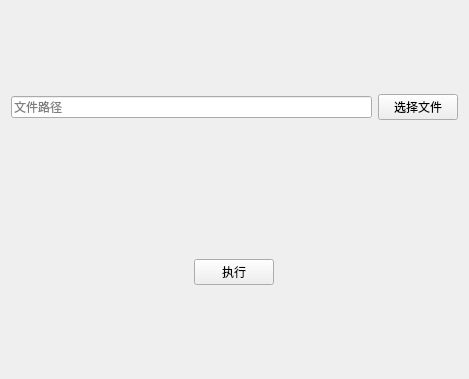
<?xml version="1.0" encoding="UTF-8"?>
<ui version="4.0">
 <class>MainWindow</class>
 <widget class="QWidget" name="MainWindow">
  <property name="geometry">
   <rect>
    <x>0</x>
    <y>0</y>
    <width>469</width>
    <height>379</height>
   </rect>
  </property>
  <property name="windowTitle">
   <string>自动下载签到图片</string>
  </property>
  <layout class="QVBoxLayout" name="verticalLayout">
   <item>
    <layout class="QHBoxLayout" name="horizontalLayout">
     <item>
      <widget class="QLineEdit" name="FileName">
       <property name="text">
        <string/>
       </property>
       <property name="placeholderText">
        <string>文件路径</string>
       </property>
      </widget>
     </item>
     <item>
      <widget class="QPushButton" name="select">
       <property name="text">
        <string>选择文件</string>
       </property>
      </widget>
     </item>
    </layout>
   </item>
   <item>
    <spacer name="verticalSpacer">
     <property name="orientation">
      <enum>Qt::Vertical</enum>
     </property>
     <property name="sizeType">
      <enum>QSizePolicy::Fixed</enum>
     </property>
     <property name="sizeHint" stdset="0">
      <size>
       <width>20</width>
       <height>50</height>
      </size>
     </property>
    </spacer>
   </item>
   <item>
    <layout class="QHBoxLayout" name="horizontalLayout_2" stretch="9">
     <item>
      <widget class="QPushButton" name="start">
       <property name="sizePolicy">
        <sizepolicy hsizetype="Fixed" vsizetype="Fixed">
         <horstretch>0</horstretch>
         <verstretch>0</verstretch>
        </sizepolicy>
       </property>
       <property name="text">
        <string>执行</string>
       </property>
      </widget>
     </item>
    </layout>
   </item>
  </layout>
 </widget>
 <resources/>
 <connections/>
</ui>
